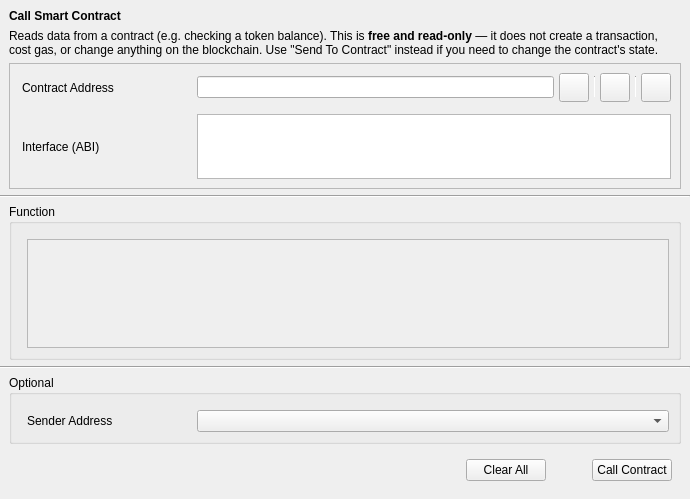
<?xml version="1.0" encoding="UTF-8"?>
<ui version="4.0">
 <class>CallContract</class>
 <widget class="QWidget" name="CallContract">
  <property name="geometry">
   <rect>
    <x>0</x>
    <y>0</y>
    <width>690</width>
    <height>499</height>
   </rect>
  </property>
  <property name="windowTitle">
   <string>Form</string>
  </property>
  <layout class="QVBoxLayout" name="verticalLayout">
   <property name="leftMargin">
    <number>0</number>
   </property>
   <property name="topMargin">
    <number>9</number>
   </property>
   <property name="rightMargin">
    <number>0</number>
   </property>
   <property name="bottomMargin">
    <number>9</number>
   </property>
   <item>
    <widget class="QStackedWidget" name="stackedWidget">
     <property name="currentIndex">
      <number>0</number>
     </property>
     <widget class="QWidget" name="callContractPage">
      <layout class="QVBoxLayout" name="verticalLayout_4">
       <property name="leftMargin">
        <number>0</number>
       </property>
       <property name="topMargin">
        <number>0</number>
       </property>
       <property name="rightMargin">
        <number>0</number>
       </property>
       <property name="bottomMargin">
        <number>0</number>
       </property>
       <item>
        <layout class="QVBoxLayout" name="verticalLayout_5">
         <property name="leftMargin">
          <number>9</number>
         </property>
         <property name="topMargin">
          <number>0</number>
         </property>
         <property name="rightMargin">
          <number>9</number>
         </property>
         <property name="bottomMargin">
          <number>0</number>
         </property>
         <item>
          <widget class="QLabel" name="labelTitle">
           <property name="font">
            <font>
             <weight>75</weight>
             <bold>true</bold>
            </font>
           </property>
           <property name="text">
            <string>Call Smart Contract</string>
           </property>
          </widget>
         </item>
         <item>
          <widget class="QLabel" name="labelContractHint">
           <property name="wordWrap">
            <bool>true</bool>
           </property>
           <property name="text">
            <string>Reads data from a contract (e.g. checking a token balance). This is &lt;b&gt;free and read-only&lt;/b&gt; &amp;mdash; it does not create a transaction, cost gas, or change anything on the blockchain. Use &quot;Send To Contract&quot; instead if you need to change the contract's state.</string>
           </property>
          </widget>
         </item>
         <item>
          <widget class="QFrame" name="frameContract">
           <property name="sizePolicy">
            <sizepolicy hsizetype="Preferred" vsizetype="Fixed">
             <horstretch>0</horstretch>
             <verstretch>0</verstretch>
            </sizepolicy>
           </property>
           <property name="frameShape">
            <enum>QFrame::StyledPanel</enum>
           </property>
           <property name="frameShadow">
            <enum>QFrame::Raised</enum>
           </property>
           <layout class="QVBoxLayout" name="verticalLayout_2">
            <property name="leftMargin">
             <number>0</number>
            </property>
            <property name="rightMargin">
             <number>0</number>
            </property>
            <item>
             <layout class="QGridLayout" name="gridLayout">
              <property name="leftMargin">
               <number>12</number>
              </property>
              <property name="rightMargin">
               <number>9</number>
              </property>
              <property name="horizontalSpacing">
               <number>15</number>
              </property>
              <property name="verticalSpacing">
               <number>12</number>
              </property>
              <item row="1" column="2">
               <widget class="QValidatedTextEdit" name="textEditInterface">
                <property name="sizePolicy">
                 <sizepolicy hsizetype="Expanding" vsizetype="Fixed">
                  <horstretch>0</horstretch>
                  <verstretch>0</verstretch>
                 </sizepolicy>
                </property>
                <property name="maximumSize">
                 <size>
                  <width>16777215</width>
                  <height>65</height>
                 </size>
                </property>
                <property name="horizontalScrollBarPolicy">
                 <enum>Qt::ScrollBarAlwaysOff</enum>
                </property>
               </widget>
              </item>
              <item row="0" column="2">
               <layout class="QHBoxLayout" name="horizontalLayout_2">
                <property name="spacing">
                 <number>5</number>
                </property>
                <item>
                 <widget class="QValidatedLineEdit" name="lineEditContractAddress"/>
                </item>
                <item>
                 <widget class="QToolButton" name="loadInfoButton">
                  <property name="toolTip">
                   <string>Choose from contract book page</string>
                  </property>
                  <property name="text">
                   <string/>
                  </property>
                  <property name="iconSize">
                   <size>
                    <width>22</width>
                    <height>22</height>
                   </size>
                  </property>
                 </widget>
                </item>
                <item>
                 <widget class="Line" name="vLine">
                  <property name="maximumSize">
                   <size>
                    <width>1</width>
                    <height>22</height>
                   </size>
                  </property>
                  <property name="orientation">
                   <enum>Qt::Vertical</enum>
                  </property>
                 </widget>
                </item>
                <item>
                 <widget class="QToolButton" name="pasteAddressButton">
                  <property name="toolTip">
                   <string>Paste contract address from clipboard</string>
                  </property>
                  <property name="text">
                   <string/>
                  </property>
                  <property name="iconSize">
                   <size>
                    <width>22</width>
                    <height>22</height>
                   </size>
                  </property>
                 </widget>
                </item>
                <item>
                 <widget class="Line" name="vLine2">
                  <property name="maximumSize">
                   <size>
                    <width>1</width>
                    <height>22</height>
                   </size>
                  </property>
                  <property name="orientation">
                   <enum>Qt::Vertical</enum>
                  </property>
                 </widget>
                </item>
                <item>
                 <widget class="QToolButton" name="saveInfoButton">
                  <property name="toolTip">
                   <string>Save contract info</string>
                  </property>
                  <property name="text">
                   <string/>
                  </property>
                  <property name="iconSize">
                   <size>
                    <width>22</width>
                    <height>22</height>
                   </size>
                  </property>
                 </widget>
                </item>
               </layout>
              </item>
              <item row="1" column="0">
               <layout class="QVBoxLayout" name="verticalLayout_10">
                <item>
                 <widget class="QLabel" name="labelInterface">
                  <property name="minimumSize">
                   <size>
                    <width>160</width>
                    <height>0</height>
                   </size>
                  </property>
                  <property name="text">
                   <string>Interface (ABI)</string>
                  </property>
                 </widget>
                </item>
               </layout>
              </item>
              <item row="0" column="0">
               <layout class="QVBoxLayout" name="verticalLayout_11">
                <item>
                 <widget class="QLabel" name="labelContractAddress">
                  <property name="minimumSize">
                   <size>
                    <width>160</width>
                    <height>0</height>
                   </size>
                  </property>
                  <property name="text">
                   <string>Contract Address</string>
                  </property>
                 </widget>
                </item>
               </layout>
              </item>
             </layout>
            </item>
           </layout>
          </widget>
         </item>
        </layout>
       </item>
       <item>
        <widget class="Line" name="hContractLine">
         <property name="orientation">
          <enum>Qt::Horizontal</enum>
         </property>
        </widget>
       </item>
       <item>
        <layout class="QVBoxLayout" name="verticalLayout_7">
         <property name="leftMargin">
          <number>9</number>
         </property>
         <property name="topMargin">
          <number>0</number>
         </property>
         <property name="rightMargin">
          <number>9</number>
         </property>
         <property name="bottomMargin">
          <number>0</number>
         </property>
         <item>
          <widget class="QGroupBox" name="groupBoxFunction">
           <property name="title">
            <string>Function</string>
           </property>
           <layout class="QVBoxLayout" name="verticalLayout_3">
            <property name="leftMargin">
             <number>15</number>
            </property>
            <property name="topMargin">
             <number>15</number>
            </property>
            <item>
             <widget class="QScrollArea" name="scrollAreaFunction">
              <property name="widgetResizable">
               <bool>true</bool>
              </property>
              <widget class="QWidget" name="scrollAreaWidgetContents">
               <property name="geometry">
                <rect>
                 <x>0</x>
                 <y>0</y>
                 <width>640</width>
                 <height>116</height>
                </rect>
               </property>
              </widget>
             </widget>
            </item>
           </layout>
          </widget>
         </item>
        </layout>
       </item>
       <item>
        <widget class="Line" name="hContractLine2">
         <property name="orientation">
          <enum>Qt::Horizontal</enum>
         </property>
        </widget>
       </item>
       <item>
        <layout class="QVBoxLayout" name="verticalLayout_8">
         <property name="leftMargin">
          <number>9</number>
         </property>
         <property name="topMargin">
          <number>0</number>
         </property>
         <property name="rightMargin">
          <number>9</number>
         </property>
         <property name="bottomMargin">
          <number>0</number>
         </property>
         <item>
          <widget class="QGroupBox" name="groupBoxOptional">
           <property name="title">
            <string>Optional</string>
           </property>
           <layout class="QGridLayout" name="gridLayout_3">
            <property name="leftMargin">
             <number>15</number>
            </property>
            <property name="topMargin">
             <number>15</number>
            </property>
            <property name="horizontalSpacing">
             <number>10</number>
            </property>
            <property name="verticalSpacing">
             <number>6</number>
            </property>
            <item row="0" column="1">
             <widget class="AddressField" name="lineEditSenderAddress">
              <property name="minimumSize">
               <size>
                <width>370</width>
                <height>0</height>
               </size>
              </property>
             </widget>
            </item>
            <item row="0" column="0">
             <widget class="QLabel" name="labelSenderAddress">
              <property name="sizePolicy">
               <sizepolicy hsizetype="Fixed" vsizetype="Preferred">
                <horstretch>0</horstretch>
                <verstretch>0</verstretch>
               </sizepolicy>
              </property>
              <property name="minimumSize">
               <size>
                <width>160</width>
                <height>0</height>
               </size>
              </property>
              <property name="text">
               <string>Sender Address</string>
              </property>
             </widget>
            </item>
           </layout>
          </widget>
         </item>
        </layout>
       </item>
      </layout>
     </widget>
    </widget>
   </item>
   <item>
    <layout class="QHBoxLayout" name="horizontalLayout">
     <property name="leftMargin">
      <number>18</number>
     </property>
     <property name="topMargin">
      <number>9</number>
     </property>
     <property name="rightMargin">
      <number>18</number>
     </property>
     <property name="bottomMargin">
      <number>9</number>
     </property>
     <item>
      <spacer name="horizontalSpacer">
       <property name="orientation">
        <enum>Qt::Horizontal</enum>
       </property>
       <property name="sizeType">
        <enum>QSizePolicy::Expanding</enum>
       </property>
       <property name="sizeHint" stdset="0">
        <size>
         <width>40</width>
         <height>20</height>
        </size>
       </property>
      </spacer>
     </item>
     <item>
      <widget class="QPushButton" name="pushButtonClearAll">
       <property name="text">
        <string>Clear All</string>
       </property>
      </widget>
     </item>
     <item>
      <spacer name="horizontalSpacer_3">
       <property name="orientation">
        <enum>Qt::Horizontal</enum>
       </property>
       <property name="sizeType">
        <enum>QSizePolicy::Fixed</enum>
       </property>
       <property name="sizeHint" stdset="0">
        <size>
         <width>40</width>
         <height>20</height>
        </size>
       </property>
      </spacer>
     </item>
     <item>
      <widget class="QPushButton" name="pushButtonCallContract">
       <property name="text">
        <string>Call Contract</string>
       </property>
      </widget>
     </item>
    </layout>
   </item>
  </layout>
 </widget>
 <customwidgets>
  <customwidget>
   <class>QValidatedTextEdit</class>
   <extends>QTextEdit</extends>
   <header>qt/qvalidatedtextedit.h</header>
  </customwidget>
  <customwidget>
   <class>AddressField</class>
   <extends>QComboBox</extends>
   <header>qt/addressfield.h</header>
  </customwidget>
  <customwidget>
   <class>QValidatedLineEdit</class>
   <extends>QLineEdit</extends>
   <header>qt/qvalidatedlineedit.h</header>
  </customwidget>
 </customwidgets>
 <resources/>
 <connections/>
</ui>
